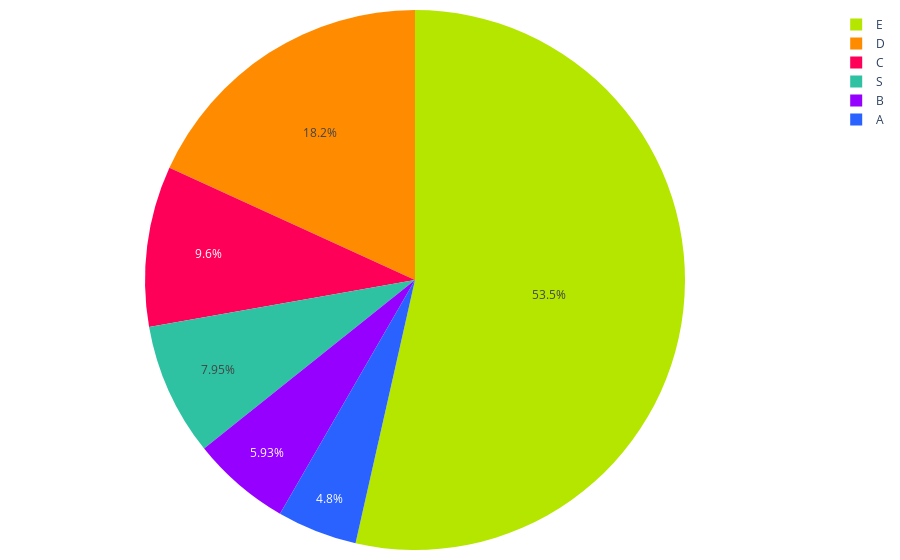

Source (notebook cell):
### Code cell
colores = ['#2962ff', '#9500ff', '#ff0059', '#ff8c00', '#b4e600', '#2EC2A2','#E50CB6']

porcentajes = creditos_segmentos_2024['Porcentaje']
labels = creditos_segmentos_2024['Segmento']

fig = go.Figure(data=[go.Pie(labels=labels, values=porcentajes, marker=dict(colors=colores))])
fig.update_traces(textinfo='percent', textposition='inside')
fig.update_layout(
    #title='Distribución de créditos por segmento 2022', # Agregar título
    #showlegend=False  # Ocultar leyenda
    margin=dict(l=10, r=10, t=10, b=10),  # Ajusta los márgenes (left, right, top, bottom)        
)

# Exportar gráfica como archivo HTML
def guardar_grafico_como_html(fig, nombre_archivo,  carpeta='assets/graficas'):
    # Crear la carpeta si no existe
    if not os.path.exists(carpeta):
        os.makedirs(carpeta)
    
    # Gráfica como archivo HTML en la carpeta especificada
    pio.write_html(fig, f'{carpeta}/{nombre_archivo}.html')

guardar_grafico_como_html(fig, 'g_pie_dist_creditos_segmento_2024',  carpeta='assets/graficas')
fig.show()

### Figure 1 — Plotly figure (JSON) as saved in the notebook; plotly's stock layout.template omitted (floating-point values rounded to 4 significant figures)
{"data": [{"labels": ["A", "B", "C", "D", "E", "S"], "marker": {"colors": ["#2962ff", "#9500ff", "#ff0059", "#ff8c00", "#b4e600", "#2EC2A2", "#E50CB6"]}, "textinfo": "percent", "textposition": "inside", "type": "pie", "values": [4.798, 5.934, 9.596, 18.18, 53.54, 7.955]}], "layout": {"margin": {"b": 10, "l": 10, "r": 10, "t": 10}}}
